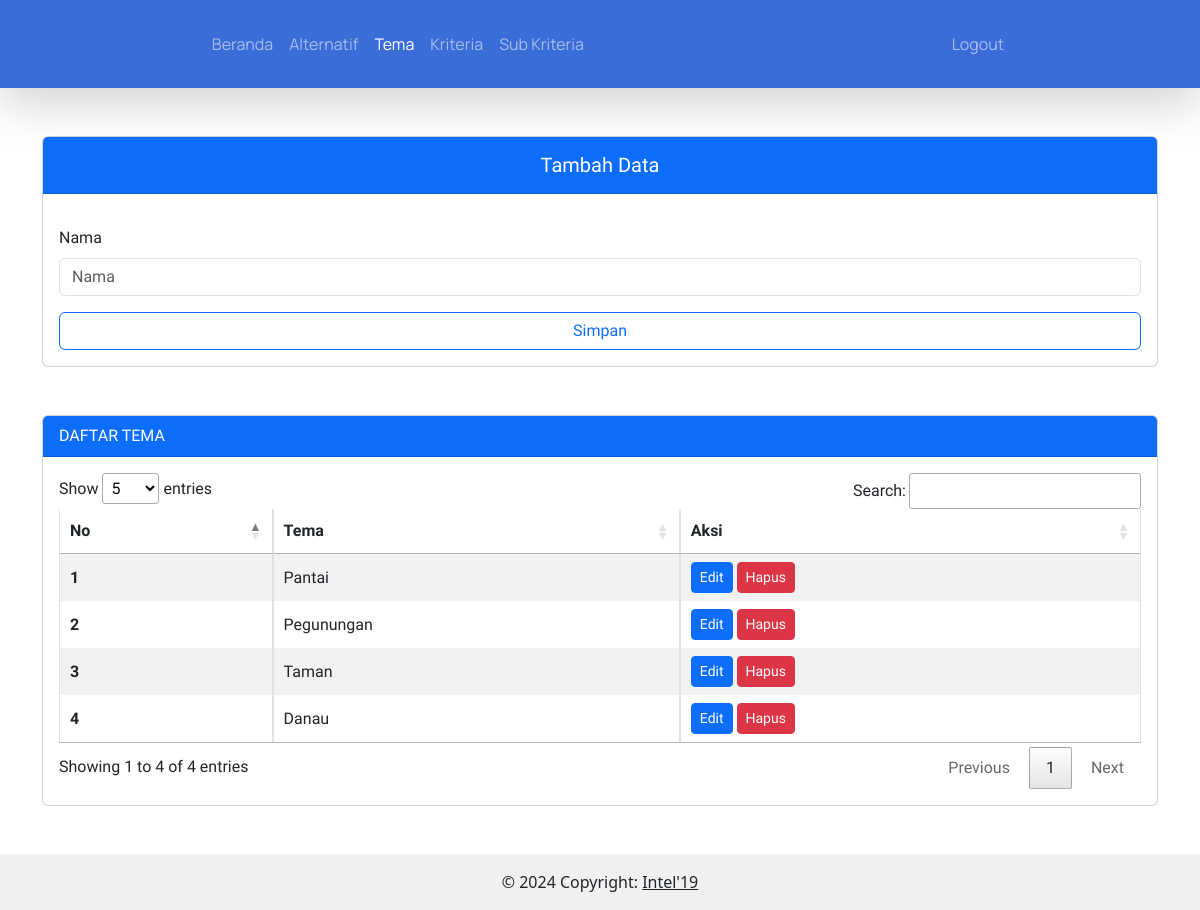
The page /admin/tema.php (signed in) on the database its author committed.
### tables this page shows
CREATE TABLE `tema` (
  `id_tema` int(11) NOT NULL,
  `nama` varchar(255) NOT NULL
);

### config.php (called while the page is built, shortened)
<?php
function connectDatabase()
{
    $conn = new mysqli(DB_HOST, DB_USERNAME, DB_PASSWORD, DB_NAME);
    return $conn;
}
?>

### admin/functions/alternatif.php (called while the page is built, shortened)
<?php
    require_once '../config.php';
    class Alternatif{
        private $db;
        public function __construct()
        {
            $this->db = connectDatabase();
        }
        public function getTema()
        {
            return $this->db->query("SELECT * FROM tema");
        }
    }
    $getDataAlternatif = new Alternatif();
?>

### admin/tema.php (the view, shortened to what this page needs)
<?php
require_once './header.php';
require_once './functions/alternatif.php';
$dataTema = $getDataAlternatif->getTema();
?>
<div class="container" style="font-family: 'Prompt', sans-serif">
    <div class="row">
        <div class="d-xxl-flex">
            <div class="col-xxl-3 mb-xxl-3 mt-5">
                <form action="" method="post" enctype="multipart/form-data">
                    <div class="card">
                        <div class="card-header bg-primary">
                            <h5 class="text-center text-white pt-2 col-12 btn-outline-primary">
                                Tambah Data
                            </h5>
                        </div>
                        <div class="card-body">
                            <div class="mb-3 mt-3">
                                <label for="exampleFormControlInput1" class="form-label">Nama</label>
                                <input type="text" name="nama" class="form-control" id="exampleFormControlInput1"
                                    required placeholder="Nama" />
                            </div>
                            <button type="submit" name="simpan" class="btn col-12 btn-outline-primary">
                                Simpan
                            </button>
                        </div>
                    </div>
                </form>
            </div>
            <div class="col-xxl-9 mt-5 ms-xxl-5 mb-5">
                <div class="card">
                    <div class="card-header bg-primary text-white">DAFTAR TEMA</div>
                    <div class="card-body">
                        <div class="table-responsive">
                            <table class="table table-striped table-bordered nowrap" style="width:100%"
                                id="table-penilaian">
                                <thead>
                                    <tr>
                                        <th scope="col">No</th>
                                        <th scope="col">Tema</th>
                                        <th scope="col">Aksi</th>
                                    </tr>
                                </thead>
                                <tbody class="table-group-divider">
                                    <?php if(!empty($dataTema)):?>
                                    <?php $no = 1; ?>
                                    <?php foreach ($dataTema as $i => $tema):?>
                                    <tr>
                                        <th scope="row"><?=$no++;?></th>
                                        <td><?=$tema['nama']??'';?></td>
                                        <td>
                                            <button type="button" class="btn btn-sm btn-primary" data-bs-toggle="modal"
                                                data-bs-target="#edit<?=$tema['id_tema'];?>">
                                                Edit
                                            </button>
                                            <button type="button" class="btn btn-sm btn-danger" data-bs-toggle="modal"
                                                data-bs-target="#hapus<?=$tema['id_tema'];?>">
                                                Hapus
                                            </button>
                                        </td>
                                    </tr>
                                    <?php endforeach;?>
                                    <?php endif;?>
                                </tbody>
                            </table>
                        </div>
                    </div>
                </div>
            </div>
        </div>
    </div>
</div>
<?php
require_once './footer.php';
?>

### rows shown on the page
tema: nama "Pantai"
tema: nama "Pegunungan"
tema: nama "Taman"
tema: nama "Danau"
